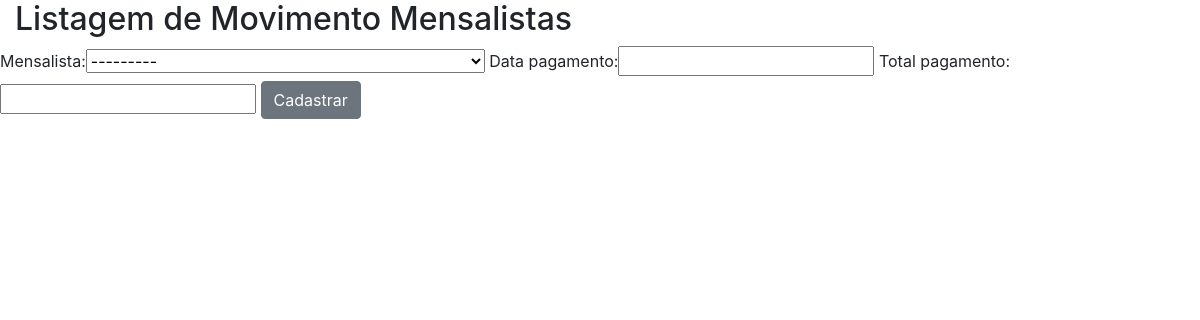
The app's page /sistema/mov-mensalista/, older data.
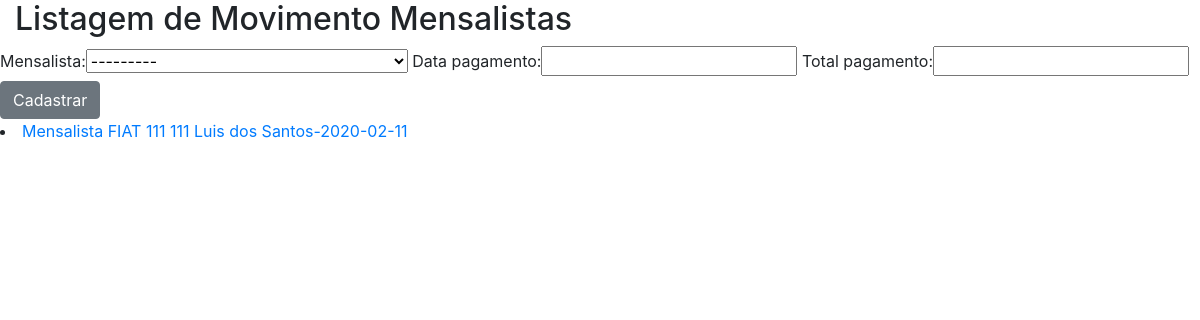
The same page, newer data.
### core/models.py (models this page shows, shortened)
class MovMensalista(models.Model):
	mensalista = models.ForeignKey('Mensalista', on_delete=models.PROTECT)
	data_pagamento = models.DateField()
	total_pagamento = models.DecimalField(max_digits=6, decimal_places=2)

class Mensalista(models.Model):
	veiculo = models.ForeignKey('Veiculo', on_delete=models.PROTECT)
	inicio = models.DateField()
	valor_mes = models.DecimalField(max_digits=5, decimal_places=2)
	def __str__(self):
		return str(self.veiculo) + '-' + str(self.inicio)

class Veiculo(models.Model):
	marca = models.ForeignKey('Marca', on_delete=models.PROTECT)
	proprietario = models.ForeignKey('Pessoa', on_delete=models.PROTECT)
	placa = models.CharField(max_length=7)
	cor = models.CharField(max_length=15)
	observacoes = models.TextField()
	def __str__(self):
		return self.marca.nome + " " + self.placa + " " + self.cor + " " + self.proprietario.nome

class Marca(models.Model):
	nome = models.CharField(max_length=50)

class Pessoa(models.Model):
	nome = models.CharField(max_length=100)
	endereco = models.CharField(max_length=200)
	telefone = models.CharField(max_length=20)

### core/views.py (the view)
def lista_mov_mensalistas(request):
	mov_mensalistas = MovMensalista.objects.all()
	form = MovMensalistaForm()
	data = {'mov_mensalistas': mov_mensalistas, 'form': form}
	return render(request,'core/lista_mov_mensalistas.html', data)

### core/forms.py
class MovMensalistaForm(ModelForm):
	class Meta:
		model = MovMensalista
		fields = '__all__'

### core/templates/core/lista_mov_mensalistas.html (shortened to what this page needs)
{% extends 'base.html' %}
{% block main %}
{% load bootstrap %}
<div class="row">
	<div class="col">
		<h2>Listagem de Movimento Mensalistas</h2>
	</div>
</div>
<div class="row">
	<div class="col-sm-06">
		<form action="{% url 'core_movmensalistas_novo' %}" method="POST">
		{{form|bootstrap}}
		<button class="btn btn-secondary" type="submit">Cadastrar</button>
		</form>
	</div>
<div class="col-sm-06">
	{% for mov_mensalista in mov_mensalistas %}
		<li>
			<a href="{% url 'core_mov_mensalista_update' mov_mensalista.id %}"> Mensalista {{ mov_mensalista.mensalista}}</a>
		</li>
</div>
{%endfor%}
{%endblock %}

Row changes from the older to the newer data that the page shows:
added MovMensalista: mensalista "FIAT 111 111 Luis dos Santos-2020-02-11"
